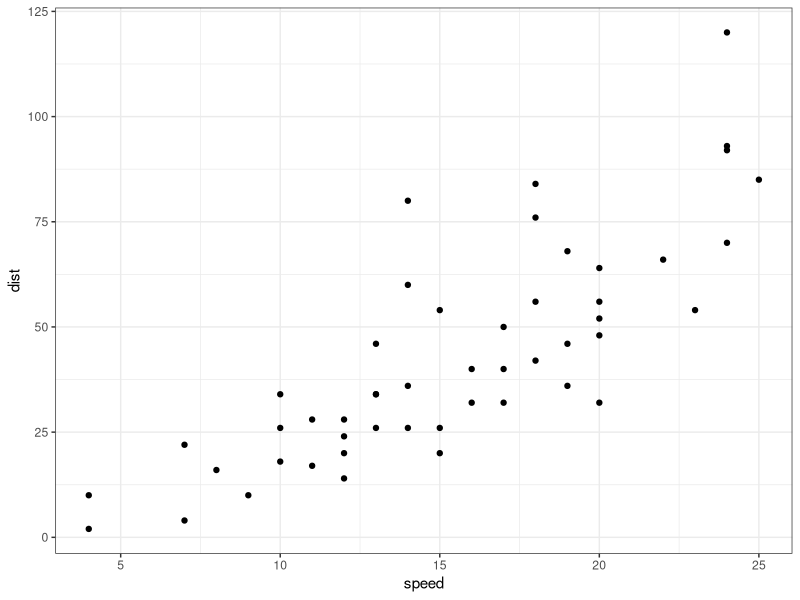
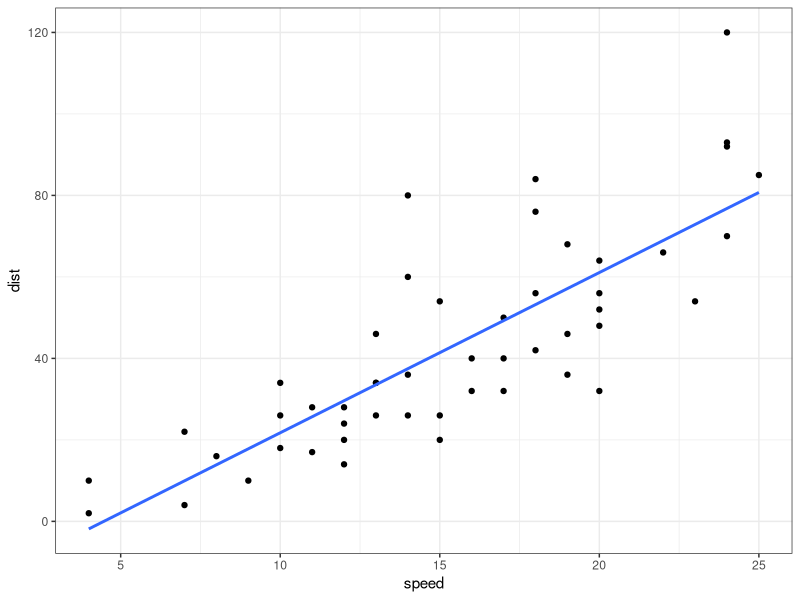

Write the R code that produced these figures, in order.
## ---- chunk 1
# install.packages("tidyverse")
# install.packages("recipes")
# install.packages("caret")

library(tidyverse)
library(recipes)
library(caret)
## ---- chunk 2
# dados ----------------------------
cars
help(cars)
## ---- chunk 3
ggplot(cars, aes(speed, dist)) +
  geom_point() +
  theme_bw()
## ---- chunk 4
ggplot(cars, aes(speed, dist)) +
  geom_point() +
  geom_smooth(method = "lm", se = FALSE) +
  theme_bw()
## ---- chunk 5
ajuste <- lm(dist ~ speed, cars)
summary(ajuste)
## ---- chunk 6
novas_obs <- data.frame(speed = seq(5, 25, by = 5))
predict(ajuste, novas_obs)
## ---- chunk 7
n <- nrow(cars)

cars_v2 <- cars %>% 
  mutate(
    montadora = sample(c("inglesa", "alema"), n, replace = TRUE),
    experiencia = rnorm(n, 40, 4),
    chuva = rbernoulli(n, p = ifelse(cars$dist > mean(cars$dist), 0.8, 0.2)),
    chuva = ifelse(chuva, "sim", "não")
  )

View(cars_v2)
## ---- chunk 8
receita <- recipe(dist ~ ., data = cars_v2) %>% 
  step_dummy(all_nominal()) %>% 
  step_log(dist)

prep <- prep(receita, data = cars_v2)

base_treino <- bake(prep, cars_v2)

ajuste <- lm(dist ~ ., base_treino)
summary(ajuste)
## ---- chunk 9
modelo <- train(
  receita, 
  cars_v2, 
  method = "lm"
)

modelo

# Para acessar o modelo final
summary(modelo$finalModel)

# Função para avaliar a "importância" de cada preditor
varImp(modelo)
## ---- chunk 10
diamantes <- ggplot2::diamonds
glimpse(diamantes)

# Vamos transformar as variáveis ordinais em categóricas

diamantes <- diamantes %>%
  mutate(
    cut = as.character(cut),
    color = as.character(color),
    clarity = as.character(clarity)
  )

# Criando uma base de "novas observações"
id_novos <- sample(1:nrow(diamantes), size = 1000)

diamantes_novos <- slice(diamantes, id_novos)
diamantes <- slice(diamantes, -id_novos)
## ---- chunk 11

## ---- chunk 12

## ---- chunk 13

